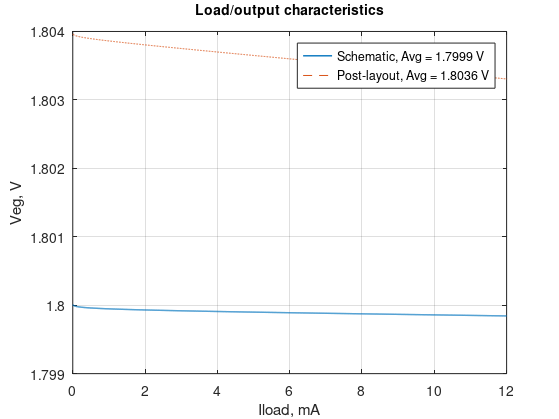

MATLAB code for this plot: (Note: this script raises an error after producing the figure.)
%% Load 
clear all;
load('ldo_Iload_sch.mat');
load('ldo_Iload_pex.mat');
% data includes 

%%
plotwidth = 1;

Iload = Iload_sch*1000;
Iloadp = Iload_pex*1000;

f1 = figure(1);
p1 = plot(Iload, vreg_sch); hold on;
    plot(Iloadp, vreg_pex, '--');
     
set(p1, 'linewidth', plotwidth);
grid on;
legend1 = sprintf('Schematic, Avg = %.4f V', mean(vreg_sch(1:2400)));
legend2 = sprintf('Post-layout, Avg = %.4f V', mean(vreg_pex(1:2400)));
legend(legend1, legend2, 'location', 'best');
xlabel('Iload, mA'); ylabel('Veg, V');
xlim([0, 12]); 
%ylim([1.75, 1.85]);
title('Load/output characteristics', 'FontSize', 10);

%% save image
set(f1,'Units','Inches');
pos = get(f1,'Position');
set(f1,'PaperPositionMode','Auto','PaperUnits','Inches','PaperSize',[pos(3), pos(4)]);
print(f1, 'ldo_Iload_both.pdf', '-dpdf');
movefile('ldo_Iload_both.pdf','../img/ldo_Iload_both.pdf');